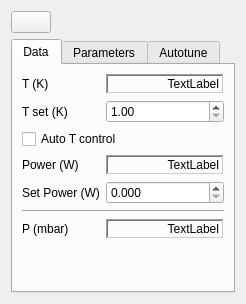
<?xml version="1.0" encoding="UTF-8"?>
<ui version="4.0">
 <class>Form</class>
 <widget class="QWidget" name="Form">
  <property name="geometry">
   <rect>
    <x>0</x>
    <y>0</y>
    <width>246</width>
    <height>304</height>
   </rect>
  </property>
  <property name="sizePolicy">
   <sizepolicy hsizetype="Minimum" vsizetype="Minimum">
    <horstretch>0</horstretch>
    <verstretch>0</verstretch>
   </sizepolicy>
  </property>
  <property name="windowTitle">
   <string>Form</string>
  </property>
  <layout class="QVBoxLayout" name="verticalLayout">
   <item>
    <layout class="QHBoxLayout" name="horizontalLayout">
     <item>
      <widget class="QPushButton" name="Run">
       <property name="text">
        <string/>
       </property>
       <property name="icon">
        <iconset>
         <normaloff>../images/player_play.png</normaloff>
         <normalon>../images/player_stop.png</normalon>../images/player_play.png</iconset>
       </property>
       <property name="checkable">
        <bool>true</bool>
       </property>
       <property name="checked">
        <bool>false</bool>
       </property>
       <property name="autoExclusive">
        <bool>true</bool>
       </property>
       <property name="flat">
        <bool>false</bool>
       </property>
      </widget>
     </item>
     <item>
      <spacer name="horizontalSpacer">
       <property name="orientation">
        <enum>Qt::Horizontal</enum>
       </property>
       <property name="sizeHint" stdset="0">
        <size>
         <width>40</width>
         <height>20</height>
        </size>
       </property>
      </spacer>
     </item>
    </layout>
   </item>
   <item>
    <widget class="QTabWidget" name="tabWidget">
     <property name="currentIndex">
      <number>0</number>
     </property>
     <widget class="QWidget" name="data">
      <attribute name="title">
       <string>Data</string>
      </attribute>
      <layout class="QFormLayout" name="formLayout">
       <item row="0" column="0">
        <widget class="QLabel" name="label">
         <property name="text">
          <string>T (K)</string>
         </property>
        </widget>
       </item>
       <item row="0" column="1">
        <widget class="QLabel" name="T">
         <property name="sizePolicy">
          <sizepolicy hsizetype="Minimum" vsizetype="Fixed">
           <horstretch>0</horstretch>
           <verstretch>0</verstretch>
          </sizepolicy>
         </property>
         <property name="minimumSize">
          <size>
           <width>0</width>
           <height>20</height>
          </size>
         </property>
         <property name="frameShape">
          <enum>QFrame::WinPanel</enum>
         </property>
         <property name="frameShadow">
          <enum>QFrame::Sunken</enum>
         </property>
         <property name="text">
          <string>TextLabel</string>
         </property>
         <property name="alignment">
          <set>Qt::AlignRight|Qt::AlignTrailing|Qt::AlignVCenter</set>
         </property>
        </widget>
       </item>
       <item row="1" column="0">
        <widget class="QLabel" name="label_3">
         <property name="text">
          <string>T set (K)</string>
         </property>
        </widget>
       </item>
       <item row="1" column="1">
        <widget class="QDoubleSpinBox" name="setPoint">
         <property name="frame">
          <bool>true</bool>
         </property>
         <property name="minimum">
          <double>1.000000000000000</double>
         </property>
         <property name="maximum">
          <double>320.000000000000000</double>
         </property>
        </widget>
       </item>
       <item row="2" column="0" colspan="2">
        <widget class="QCheckBox" name="autoMode">
         <property name="text">
          <string>Auto T control</string>
         </property>
        </widget>
       </item>
       <item row="3" column="0">
        <widget class="QLabel" name="label_6">
         <property name="text">
          <string>Power (W)</string>
         </property>
        </widget>
       </item>
       <item row="3" column="1">
        <widget class="QLabel" name="W">
         <property name="sizePolicy">
          <sizepolicy hsizetype="Minimum" vsizetype="Fixed">
           <horstretch>0</horstretch>
           <verstretch>0</verstretch>
          </sizepolicy>
         </property>
         <property name="minimumSize">
          <size>
           <width>0</width>
           <height>20</height>
          </size>
         </property>
         <property name="frameShape">
          <enum>QFrame::WinPanel</enum>
         </property>
         <property name="frameShadow">
          <enum>QFrame::Sunken</enum>
         </property>
         <property name="text">
          <string>TextLabel</string>
         </property>
         <property name="alignment">
          <set>Qt::AlignRight|Qt::AlignTrailing|Qt::AlignVCenter</set>
         </property>
        </widget>
       </item>
       <item row="4" column="0">
        <widget class="QLabel" name="label_15">
         <property name="text">
          <string>Set Power (W)</string>
         </property>
        </widget>
       </item>
       <item row="4" column="1">
        <widget class="QDoubleSpinBox" name="setW">
         <property name="frame">
          <bool>true</bool>
         </property>
         <property name="decimals">
          <number>3</number>
         </property>
         <property name="minimum">
          <double>0.000000000000000</double>
         </property>
         <property name="maximum">
          <double>100.000000000000000</double>
         </property>
         <property name="singleStep">
          <double>0.010000000000000</double>
         </property>
        </widget>
       </item>
       <item row="5" column="0" colspan="2">
        <widget class="Line" name="line_2">
         <property name="orientation">
          <enum>Qt::Horizontal</enum>
         </property>
        </widget>
       </item>
       <item row="6" column="0">
        <widget class="QLabel" name="label_7">
         <property name="text">
          <string>P (mbar)</string>
         </property>
        </widget>
       </item>
       <item row="6" column="1">
        <widget class="QLabel" name="P">
         <property name="sizePolicy">
          <sizepolicy hsizetype="Minimum" vsizetype="Fixed">
           <horstretch>0</horstretch>
           <verstretch>0</verstretch>
          </sizepolicy>
         </property>
         <property name="minimumSize">
          <size>
           <width>0</width>
           <height>20</height>
          </size>
         </property>
         <property name="frameShape">
          <enum>QFrame::WinPanel</enum>
         </property>
         <property name="frameShadow">
          <enum>QFrame::Sunken</enum>
         </property>
         <property name="text">
          <string>TextLabel</string>
         </property>
         <property name="alignment">
          <set>Qt::AlignRight|Qt::AlignTrailing|Qt::AlignVCenter</set>
         </property>
        </widget>
       </item>
      </layout>
     </widget>
     <widget class="QWidget" name="parameters">
      <attribute name="title">
       <string>Parameters</string>
      </attribute>
      <layout class="QFormLayout" name="formLayout_2">
       <item row="0" column="0">
        <widget class="QLabel" name="label_2">
         <property name="text">
          <string>Gain (W/K)</string>
         </property>
        </widget>
       </item>
       <item row="0" column="1">
        <widget class="QDoubleSpinBox" name="gain">
         <property name="decimals">
          <number>5</number>
         </property>
         <property name="minimum">
          <double>0.000010000000000</double>
         </property>
         <property name="maximum">
          <double>100.000000000000000</double>
         </property>
         <property name="singleStep">
          <double>0.010000000000000</double>
         </property>
         <property name="value">
          <double>0.010000000000000</double>
         </property>
        </widget>
       </item>
       <item row="1" column="0">
        <widget class="QLabel" name="label_4">
         <property name="text">
          <string>Ti (s)</string>
         </property>
        </widget>
       </item>
       <item row="1" column="1">
        <widget class="QDoubleSpinBox" name="Ti">
         <property name="decimals">
          <number>2</number>
         </property>
         <property name="minimum">
          <double>0.000000000000000</double>
         </property>
         <property name="maximum">
          <double>300.000000000000000</double>
         </property>
         <property name="singleStep">
          <double>0.100000000000000</double>
         </property>
         <property name="value">
          <double>10.000000000000000</double>
         </property>
        </widget>
       </item>
       <item row="2" column="0">
        <widget class="QLabel" name="label_5">
         <property name="text">
          <string>Td (s)</string>
         </property>
        </widget>
       </item>
       <item row="2" column="1">
        <widget class="QDoubleSpinBox" name="Td">
         <property name="decimals">
          <number>2</number>
         </property>
         <property name="minimum">
          <double>0.000000000000000</double>
         </property>
         <property name="maximum">
          <double>300.000000000000000</double>
         </property>
         <property name="singleStep">
          <double>0.100000000000000</double>
         </property>
         <property name="value">
          <double>10.000000000000000</double>
         </property>
        </widget>
       </item>
       <item row="3" column="0">
        <widget class="QLabel" name="label_8">
         <property name="text">
          <string>Tr (s)</string>
         </property>
        </widget>
       </item>
       <item row="3" column="1">
        <widget class="QDoubleSpinBox" name="Tr">
         <property name="decimals">
          <number>2</number>
         </property>
         <property name="minimum">
          <double>0.000000000000000</double>
         </property>
         <property name="maximum">
          <double>300.000000000000000</double>
         </property>
         <property name="singleStep">
          <double>0.100000000000000</double>
         </property>
         <property name="value">
          <double>10.000000000000000</double>
         </property>
        </widget>
       </item>
       <item row="4" column="0">
        <widget class="QLabel" name="label_9">
         <property name="text">
          <string>beta</string>
         </property>
        </widget>
       </item>
       <item row="4" column="1">
        <widget class="QDoubleSpinBox" name="beta">
         <property name="decimals">
          <number>3</number>
         </property>
         <property name="minimum">
          <double>0.001000000000000</double>
         </property>
         <property name="maximum">
          <double>1.000000000000000</double>
         </property>
         <property name="singleStep">
          <double>0.010000000000000</double>
         </property>
         <property name="value">
          <double>1.000000000000000</double>
         </property>
        </widget>
       </item>
       <item row="5" column="0">
        <widget class="QLabel" name="label_16">
         <property name="text">
          <string>Max Power (W)</string>
         </property>
        </widget>
       </item>
       <item row="5" column="1">
        <widget class="QDoubleSpinBox" name="maxPower">
         <property name="decimals">
          <number>1</number>
         </property>
         <property name="minimum">
          <double>0.000000000000000</double>
         </property>
         <property name="maximum">
          <double>100.000000000000000</double>
         </property>
         <property name="singleStep">
          <double>1.000000000000000</double>
         </property>
         <property name="value">
          <double>20.000000000000000</double>
         </property>
        </widget>
       </item>
      </layout>
     </widget>
     <widget class="QWidget" name="autotune">
      <attribute name="title">
       <string>Autotune</string>
      </attribute>
      <layout class="QFormLayout" name="formLayout_3">
       <item row="0" column="0" colspan="2">
        <widget class="QCheckBox" name="autoTune">
         <property name="text">
          <string>Start Relay Autotuning</string>
         </property>
        </widget>
       </item>
       <item row="1" column="0">
        <widget class="QLabel" name="label_11">
         <property name="text">
          <string>du (W)</string>
         </property>
        </widget>
       </item>
       <item row="1" column="1">
        <widget class="QDoubleSpinBox" name="relayStep">
         <property name="decimals">
          <number>5</number>
         </property>
         <property name="minimum">
          <double>0.001000000000000</double>
         </property>
         <property name="maximum">
          <double>1.000000000000000</double>
         </property>
         <property name="singleStep">
          <double>0.010000000000000</double>
         </property>
         <property name="value">
          <double>0.100000000000000</double>
         </property>
        </widget>
       </item>
       <item row="2" column="0">
        <widget class="QLabel" name="label_12">
         <property name="text">
          <string>dT (K)</string>
         </property>
        </widget>
       </item>
       <item row="2" column="1">
        <widget class="QDoubleSpinBox" name="relayThreshold">
         <property name="decimals">
          <number>5</number>
         </property>
         <property name="minimum">
          <double>0.001000000000000</double>
         </property>
         <property name="maximum">
          <double>10.000000000000000</double>
         </property>
         <property name="singleStep">
          <double>0.010000000000000</double>
         </property>
         <property name="value">
          <double>0.100000000000000</double>
         </property>
        </widget>
       </item>
       <item row="3" column="0" colspan="2">
        <widget class="Line" name="line">
         <property name="orientation">
          <enum>Qt::Horizontal</enum>
         </property>
        </widget>
       </item>
       <item row="4" column="0">
        <widget class="QLabel" name="label_14">
         <property name="text">
          <string>Results:</string>
         </property>
        </widget>
       </item>
       <item row="5" column="0">
        <widget class="QLabel" name="label_10">
         <property name="text">
          <string>Kc (W/K)</string>
         </property>
        </widget>
       </item>
       <item row="5" column="1">
        <widget class="QLabel" name="Kc">
         <property name="sizePolicy">
          <sizepolicy hsizetype="Minimum" vsizetype="Fixed">
           <horstretch>0</horstretch>
           <verstretch>0</verstretch>
          </sizepolicy>
         </property>
         <property name="minimumSize">
          <size>
           <width>0</width>
           <height>20</height>
          </size>
         </property>
         <property name="frameShape">
          <enum>QFrame::WinPanel</enum>
         </property>
         <property name="frameShadow">
          <enum>QFrame::Sunken</enum>
         </property>
         <property name="text">
          <string>TextLabel</string>
         </property>
         <property name="alignment">
          <set>Qt::AlignRight|Qt::AlignTrailing|Qt::AlignVCenter</set>
         </property>
        </widget>
       </item>
       <item row="6" column="0">
        <widget class="QLabel" name="label_13">
         <property name="text">
          <string>Tc (s)</string>
         </property>
        </widget>
       </item>
       <item row="6" column="1">
        <widget class="QLabel" name="Tc">
         <property name="sizePolicy">
          <sizepolicy hsizetype="Minimum" vsizetype="Fixed">
           <horstretch>0</horstretch>
           <verstretch>0</verstretch>
          </sizepolicy>
         </property>
         <property name="minimumSize">
          <size>
           <width>0</width>
           <height>20</height>
          </size>
         </property>
         <property name="frameShape">
          <enum>QFrame::WinPanel</enum>
         </property>
         <property name="frameShadow">
          <enum>QFrame::Sunken</enum>
         </property>
         <property name="text">
          <string>TextLabel</string>
         </property>
         <property name="alignment">
          <set>Qt::AlignRight|Qt::AlignTrailing|Qt::AlignVCenter</set>
         </property>
        </widget>
       </item>
      </layout>
     </widget>
    </widget>
   </item>
  </layout>
 </widget>
 <resources/>
 <connections/>
</ui>
